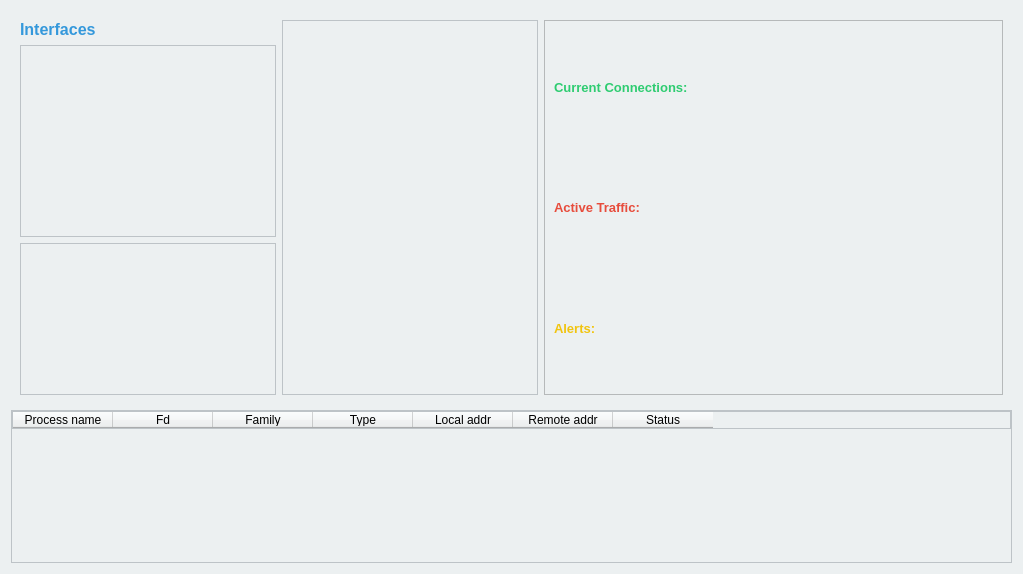
<?xml version="1.0" encoding="UTF-8"?>
<ui version="4.0">
 <class>Form</class>
 <widget class="QWidget" name="Form">
  <property name="geometry">
   <rect>
    <x>0</x>
    <y>0</y>
    <width>1023</width>
    <height>574</height>
   </rect>
  </property>
  <property name="windowTitle">
   <string>Network Monitoring System Dashboard</string>
  </property>
  <property name="styleSheet">
   <string notr="true">background-color: #ecf0f1;</string>
  </property>
  <layout class="QVBoxLayout" name="verticalLayout_3">
   <item>
    <widget class="QStackedWidget" name="stackedWidget">
     <widget class="QWidget" name="page">
      <layout class="QVBoxLayout" name="verticalLayout_2">
       <item>
        <layout class="QHBoxLayout" name="horizontalLayout" stretch="0,0,2">
         <item>
          <layout class="QVBoxLayout" name="verticalLayout" stretch="0,0,1">
           <item>
            <widget class="QLabel" name="label">
             <property name="text">
              <string>Interfaces</string>
             </property>
             <property name="font">
              <font>
               <pointsize>12</pointsize>
               <bold>true</bold>
              </font>
             </property>
             <property name="styleSheet">
              <string notr="true">color: #3498db; font-weight: bold;</string>
             </property>
            </widget>
           </item>
           <item>
            <widget class="QListWidget" name="listWidget">
             <property name="toolTip">
              <string>List of interfaces currently active</string>
             </property>
             <property name="styleSheet">
              <string notr="true">background-color: #ecf0f1; border: 1px solid #bdc3c7;</string>
             </property>
            </widget>
           </item>
           <item>
            <widget class="QListWidget" name="listWidget_2">
             <property name="toolTip">
              <string>Other network-related processes</string>
             </property>
             <property name="styleSheet">
              <string notr="true">background-color: #ecf0f1; border: 1px solid #bdc3c7;</string>
             </property>
            </widget>
           </item>
          </layout>
         </item>
         <item>
          <widget class="QListWidget" name="listWidget_3">
           <property name="toolTip">
            <string>Interface Logs</string>
           </property>
           <property name="styleSheet">
            <string notr="true">background-color: #ecf0f1; border: 1px solid #bdc3c7;</string>
           </property>
          </widget>
         </item>
         <item>
          <widget class="QScrollArea" name="scrollArea">
           <property name="widgetResizable">
            <bool>true</bool>
           </property>
           <widget class="QWidget" name="scrollAreaWidgetContents">
            <property name="geometry">
             <rect>
              <x>0</x>
              <y>0</y>
              <width>437</width>
              <height>367</height>
             </rect>
            </property>
            <layout class="QVBoxLayout" name="verticalLayout_4">
             <item>
              <layout class="QGridLayout" name="gridLayout">
               <item row="0" column="0">
                <widget class="QLabel" name="label_currentConnections">
                 <property name="text">
                  <string>Current Connections:</string>
                 </property>
                 <property name="font">
                  <font>
                   <pointsize>10</pointsize>
                   <bold>true</bold>
                  </font>
                 </property>
                 <property name="styleSheet">
                  <string notr="true">color: #2ecc71; font-weight: bold;</string>
                 </property>
                </widget>
               </item>
               <item row="1" column="0">
                <widget class="QLabel" name="label_activeTraffic">
                 <property name="text">
                  <string>Active Traffic:</string>
                 </property>
                 <property name="font">
                  <font>
                   <pointsize>10</pointsize>
                   <bold>true</bold>
                  </font>
                 </property>
                 <property name="styleSheet">
                  <string notr="true">color: #e74c3c; font-weight: bold;</string>
                 </property>
                </widget>
               </item>
               <item row="2" column="0">
                <widget class="QLabel" name="label_alerts">
                 <property name="text">
                  <string>Alerts:</string>
                 </property>
                 <property name="font">
                  <font>
                   <pointsize>10</pointsize>
                   <bold>true</bold>
                  </font>
                 </property>
                 <property name="styleSheet">
                  <string notr="true">color: #f1c40f; font-weight: bold;</string>
                 </property>
                </widget>
               </item>
              </layout>
             </item>
            </layout>
           </widget>
          </widget>
         </item>
        </layout>
       </item>
      </layout>
     </widget>
     <widget class="QWidget" name="page_2"/>
    </widget>
   </item>
   <item>
    <widget class="QTableWidget" name="tableWidget">
     <property name="toolTip">
      <string>Details of network processes and connections</string>
     </property>
     <property name="styleSheet">
      <string notr="true">background-color: #ecf0f1; border: 1px solid #bdc3c7;</string>
     </property>
     <column>
      <property name="text">
       <string>Process name</string>
      </property>
     </column>
     <column>
      <property name="text">
       <string>Fd</string>
      </property>
     </column>
     <column>
      <property name="text">
       <string>Family</string>
      </property>
     </column>
     <column>
      <property name="text">
       <string>Type</string>
      </property>
     </column>
     <column>
      <property name="text">
       <string>Local addr</string>
      </property>
     </column>
     <column>
      <property name="text">
       <string>Remote addr</string>
      </property>
     </column>
     <column>
      <property name="text">
       <string>Status</string>
      </property>
     </column>
    </widget>
   </item>
  </layout>
  <zorder>tableWidget</zorder>
  <zorder>stackedWidget</zorder>
 </widget>
 <resources/>
 <connections/>
</ui>
